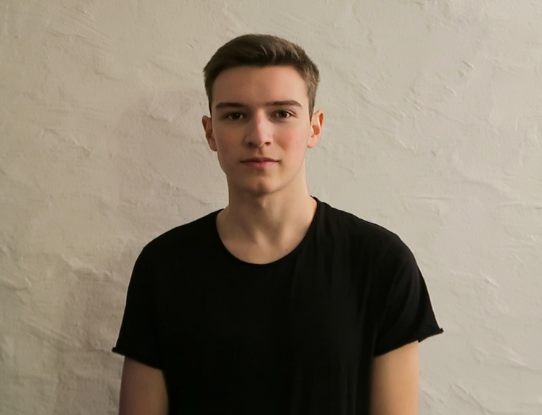
#> input picture profile.png, 542 x 415 px
$ python test.py
#> lines starting #> are read from the running program, lines starting #| are printed output that depends on the picture
import numpy as np
import cv2

img = cv2.imread('profile.png', 0)
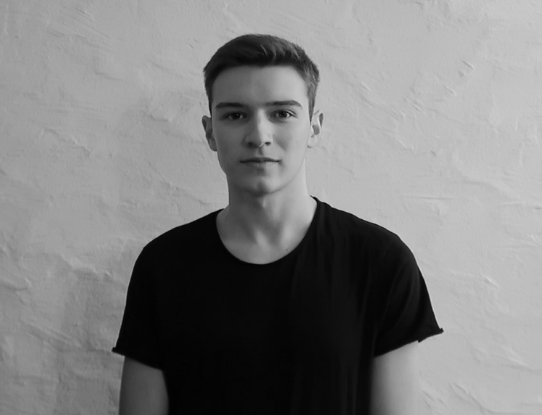
#> img: shape (415, 542); min 1, max 219, mean 128.8

cv2.imshow("Test", img)
k = cv2.waitKey(0) & 0xFF
#> (key Esc is pressed here)
if k == 27:         # wait for ESC key to exit
    cv2.destroyAllWindows()
elif k == ord('s'): # wait for 's' key to save and exit
    cv2.imwrite('test.png',img)
    cv2.destroyAllWindows()
